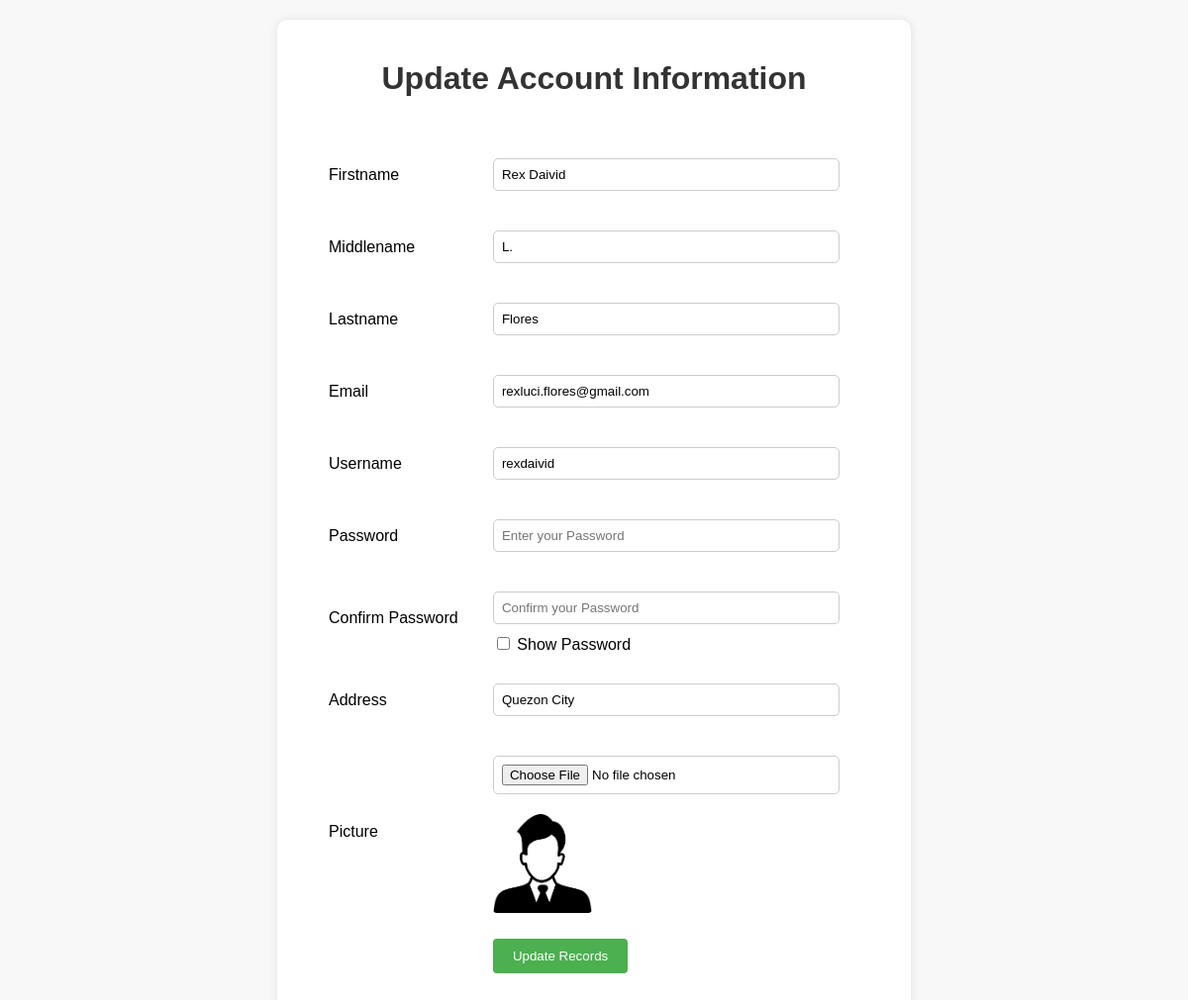
/customer/edit.php (signed in), run on the app's committed database.
### tables this page shows
CREATE TABLE `customer_tbl` (
  `cusID` int(11) NOT NULL,
  `cusFname` varchar(50) NOT NULL,
  `cusMname` varchar(50) NOT NULL,
  `cusLname` varchar(50) NOT NULL,
  `cusEmail` varchar(50) NOT NULL,
  `cusUsername` varchar(50) NOT NULL,
  `cusPassword` varchar(50) NOT NULL,
  `cusAddress` varchar(255) NOT NULL,
  `cusPicture` varchar(50) NOT NULL
);

### customer/edit.php (the view, shortened to what this page needs)
<?php
include_once("session.php");
$uid = $_SESSION['cid'];
$query = $conn->prepare("SELECT * FROM customer_tbl WHERE cusID = :id");
$query->bindParam(":id", $uid);
$query->execute();
while ($data = $query->fetch()) {
    $firstname = $data['cusFname'];
    $middlename = $data['cusMname'];
    $lastname = $data['cusLname'];
    $email = $data['cusEmail'];
    $username = $data['cusUsername'];
	$picture = $data['cusPicture'];
	$address = $data['cusAddress'];
}
?>
<!DOCTYPE html>
<html>
	<head>
		<link rel="stylesheet" href="https://cdnjs.cloudflare.com/ajax/libs/font-awesome/4.7.0/css/font-awesome.css" />
	</head>
	<body>
	<div class="container">
			<div class="header">
				<h1>Update Account Information</h1>
			</div>
			<div class="contents">
				<form action="" method="post" enctype="multipart/form-data" onsubmit="return validatePassword()">
					<table>
						<tr>
							<td>Firstname</td>
							<td><input type="text" name="fname" value="<?php echo $firstname;?>" required></td>
						</tr>
						<tr>
							<td>Middlename</td>
							<td><input type="text" name="mname" value="<?php echo $middlename;?>" required></td>
						</tr>
						<tr>
							<td>Lastname</td>
							<td><input type="text" name="lname" title="Accept 3" value="<?php echo $lastname;?>" required></td>
						</tr>
						<tr>
							<td>Email</td>
							<td><input type="email" name="email" value="<?php echo $email;?>" required></td>
						</tr>
						<tr>
							<td>Username</td>
							<td><input type="text" name="uname" value="<?php echo $username;?>" required></td>
						</tr>
						<tr>
							<td>Password</td>
							<td><input type="password" name="pword" id="password" placeholder="Enter your Password"></td>
						</tr>
						<tr>
							<td>Confirm Password</td>
							<td>
								<input type="password" name="confirm_pword" id="confirmPassword" placeholder="Confirm your Password">
								<input type="checkbox" onclick="showPassword()"> Show Password
							</td>
						</tr>
						<tr>
							<td>Address</td>
							<td><input type="text" name="address" id="address" value="<?php echo $address;?>" required></td>
						</tr>
						<tr>
							<td>Picture</td>
							<td><input type="file" name="pictureko" accept="image/*">
							<br>
							<img src="../admin/photos/<?php echo $picture;?>" width="100" height="100"></td>
						</tr>
						<tr>
							<td>&nbsp;</td>
							<td><input type="submit" name="update" value="Update Records"></td>
						</tr>
					</table>
				</form>
			</div>
		</div>
	</body>
</html>

### customer/edit.php (style rules this page uses)
body { font-family: Arial, sans-serif; background-color: #f8f8f8; margin: 0; padding: 0; }
.container { width: 50%; margin: 20px auto; background-color: #fff; padding: 20px; border-radius: 10px; box-shadow: 0 0 10px rgba(0, 0, 0, 0.1); }
.header { text-align: center; margin-bottom: 20px; }
.header h1 { color: #333; }
.contents { padding: 20px; }
table { width: 100%; }
table td { padding: 10px; }
input[type="text"], input[type="email"], input[type="password"], input[type="file"] { width: calc(100% - 20px); padding: 8px; margin: 8px 0; margin-bottom: 10px; box-sizing: border-box; border: 1px solid #ccc; border-radius: 5px; }
input[type="submit"] { background-color: #4caf50; color: #fff; padding: 10px 20px; border: none; border-radius: 4px; cursor: pointer; transition: background-color 0.3s ease; }
img { margin-top: 10px; border-radius: 4px; }

### data on the page
customer_tbl: fname "Rex Daivid", mname "L.", lname "Flores", email "rexluci.flores@gmail.com", uname "rexdaivid", address "Quezon City", cusPicture (picture)
